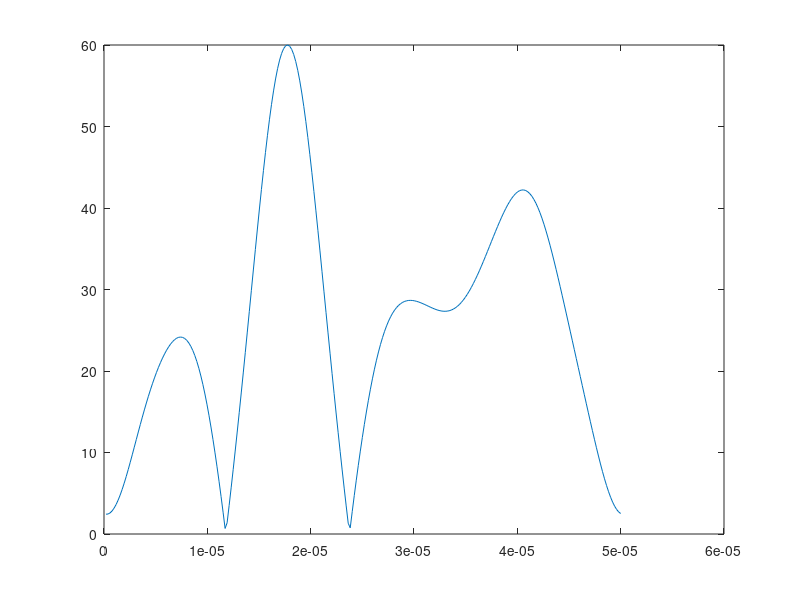

Source code (MATLAB):
% BURP pulse generator
% TKM, 6 August 2015

clear
close all
clc

%%
pulseLength = 50e-6; %s
flipAngle = 0.5; %give as fraction of 2pi. So a 90 deg flip is 0.25, 180 is 0.5, etc.

%%

nPts = 256;
pulseTimeRes = pulseLength/nPts; %s
pulseTime = pulseTimeRes:pulseTimeRes:pulseLength;

% coefficients for iBURP-1
A = [0.70, -0.15, -0.94, 0.11, -0.02, -0.04, 0.01, -0.02, -0.01];
B = [-1.54, 1.01, -0.24, -0.04, 0.08, -0.04, -0.01, 0.01, -0.01];

for i = 1:length(A)
    p(:,i) = A(i)*cos(i*2*pi/pulseLength*pulseTime) + B(i)*sin(i*2*pi/pulseLength*pulseTime);
end
%%
p = sum(p,2) + flipAngle;

phase = zeros(length(p),1);
for i = 1:length(p)
    if p(i) < 0
        phase(i) = 2;
    end
end

p = abs(p);
p = p./max(p) .* 60;
plot(pulseTime,p)
% plot(pulseTime, phase)


dlmwrite('BURP_amp.dat', p);
dlmwrite('BURP_phase.dat', phase);

